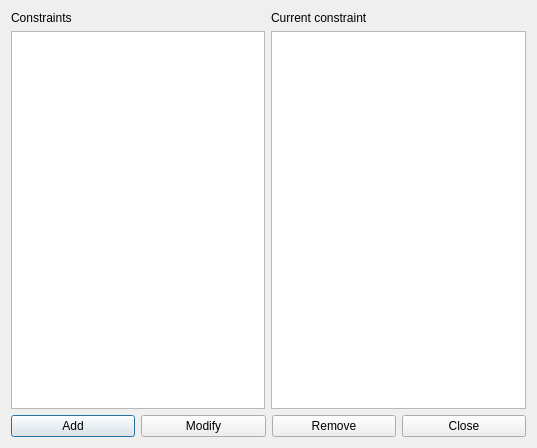
<?xml version="1.0" encoding="UTF-8"?>
<ui version="4.0">
 <class>ConstraintTeachersMinMorningsPerWeekForm_template</class>
 <widget class="QDialog" name="ConstraintTeachersMinMorningsPerWeekForm_template">
  <property name="geometry">
   <rect>
    <x>0</x>
    <y>0</y>
    <width>537</width>
    <height>448</height>
   </rect>
  </property>
  <property name="windowTitle">
   <string extracomment="This is the title of the dialog in which you see the list of all constraints of this type">Constraints teachers min mornings per week</string>
  </property>
  <layout class="QGridLayout" name="gridLayout">
   <item row="0" column="1">
    <layout class="QVBoxLayout" name="verticalLayout_2">
     <item>
      <widget class="QLabel" name="currentConstraintTextLabel">
       <property name="text">
        <string>Current constraint</string>
       </property>
       <property name="wordWrap">
        <bool>false</bool>
       </property>
      </widget>
     </item>
     <item>
      <widget class="QPlainTextEdit" name="currentConstraintTextEdit"/>
     </item>
    </layout>
   </item>
   <item row="1" column="0" colspan="2">
    <layout class="QHBoxLayout" name="horizontalLayout">
     <item>
      <widget class="QPushButton" name="addConstraintPushButton">
       <property name="text">
        <string>Add</string>
       </property>
      </widget>
     </item>
     <item>
      <widget class="QPushButton" name="modifyConstraintPushButton">
       <property name="text">
        <string>Modify</string>
       </property>
      </widget>
     </item>
     <item>
      <widget class="QPushButton" name="removeConstraintPushButton">
       <property name="text">
        <string>Remove</string>
       </property>
      </widget>
     </item>
     <item>
      <widget class="QPushButton" name="closePushButton">
       <property name="text">
        <string>Close</string>
       </property>
      </widget>
     </item>
    </layout>
   </item>
   <item row="0" column="0">
    <layout class="QVBoxLayout" name="verticalLayout">
     <item>
      <widget class="QLabel" name="constraintsTextLabel">
       <property name="frameShape">
        <enum>QFrame::NoFrame</enum>
       </property>
       <property name="frameShadow">
        <enum>QFrame::Plain</enum>
       </property>
       <property name="text">
        <string>Constraints</string>
       </property>
       <property name="wordWrap">
        <bool>false</bool>
       </property>
      </widget>
     </item>
     <item>
      <widget class="QListWidget" name="constraintsListWidget"/>
     </item>
    </layout>
   </item>
  </layout>
 </widget>
 <layoutdefault spacing="6" margin="11"/>
 <resources/>
 <connections/>
</ui>
